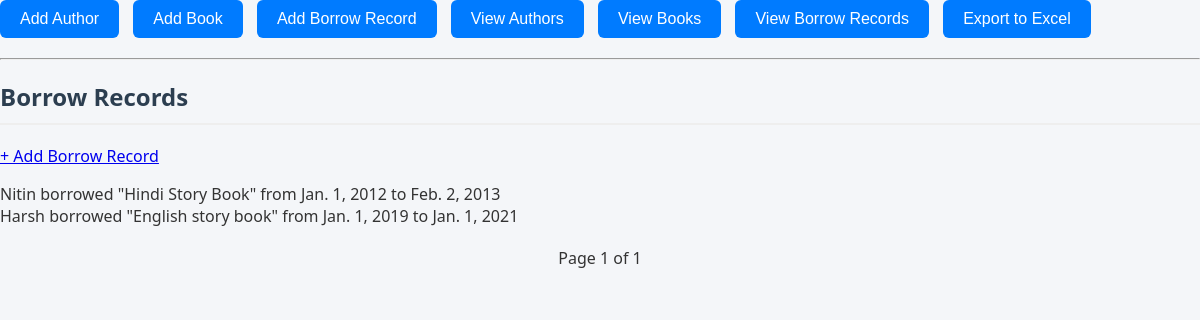
The app's page /borrow/ (signed in) with its own data.
### library/models.py (models this page shows, shortened)
class BorrowRecord(models.Model):
    user_name = models.CharField(max_length=100)
    book = models.ForeignKey(Book, on_delete=models.CASCADE)
    borrow_date = models.DateField()
    return_date = models.DateField()

class Book(models.Model):
    title = models.CharField(max_length=200)
    genre = models.CharField(max_length=100)
    published_date = models.DateField()
    author = models.ForeignKey(Author, on_delete=models.CASCADE)

### library/views.py (the view)
# urls.py: path('borrow/', views.list_borrow_records, name='list_borrow_records'),
@login_required
def list_borrow_records(request):
    records = BorrowRecord.objects.select_related('book').all()
    paginator = Paginator(records, 5)
    page = request.GET.get('page')
    return render(request, 'library/list_borrow_records.html', {'records': paginator.get_page(page)})

### library/templates/library/list_borrow_records.html (shortened to what this page needs)
{% load static %}
<!DOCTYPE html>
<html>
<head>
    <link rel="stylesheet" href="{% static 'library/styles.css' %}">
</head>
<body>
    {% include 'library/_navbar.html' %}
    <h2>Borrow Records</h2>
    <a href="{% url 'add_borrow_record' %}">+ Add Borrow Record</a>
    <ul>
        {% for record in records %}
            <li>{{ record.user_name }} borrowed "{{ record.book.title }}" from {{ record.borrow_date }} to {{ record.return_date }}</li>
        {% endfor %}
    </ul>
    <div class="pagination">
        Page {{ records.number }} of {{ records.paginator.num_pages }}
    </div>
</body>
</html>

### library/templates/library/_navbar.html
<div style="margin-bottom: 20px;">
    <a href="{% url 'add_author' %}"><button>Add Author</button></a>
    <a href="{% url 'add_book' %}"><button>Add Book</button></a>
    <a href="{% url 'add_borrow_record' %}"><button>Add Borrow Record</button></a>
    <a href="{% url 'list_authors' %}"><button>View Authors</button></a>
    <a href="{% url 'list_books' %}"><button>View Books</button></a>
    <a href="{% url 'list_borrow_records' %}"><button>View Borrow Records</button></a>
    <a href="{% url 'export_to_excel' %}"><button>Export to Excel</button></a>
</div>
<hr>

### library/static/library/styles.css (style rules this page uses)
body { font-family: 'Segoe UI', Tahoma, Geneva, Verdana, sans-serif; margin: 0; padding: 0; background-color: #f4f6f9; color: #333; }
h2 { color: #2c3e50; margin-bottom: 20px; border-bottom: 2px solid #eee; padding-bottom: 10px; }
button { padding: 10px 20px; background: #007bff; border: none; color: white; border-radius: 6px; font-size: 16px; cursor: pointer; transition: background 0.3s ease; margin-right: 10px; }
.pagination { margin-top: 20px; text-align: center; }
ul { list-style-type: none; padding: 0; }

### records on screen
BorrowRecord: user_name "Nitin", book "Hindi Story Book", borrow_date "Jan. 1, 2012", return_date "Feb. 2, 2013"
BorrowRecord: user_name "Harsh", book "English story book", borrow_date "Jan. 1, 2019", return_date "Jan. 1, 2021"

### other values on screen
{{ records.number }} "1"
{{ records.paginator.num_pages }} "1"
